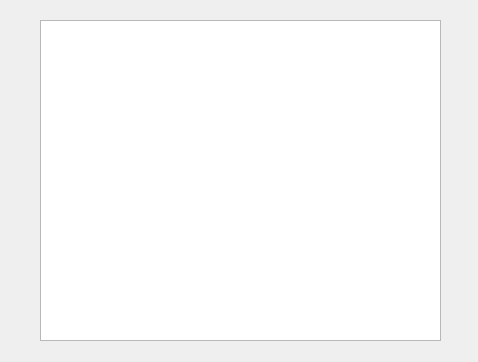
<?xml version="1.0" encoding="UTF-8"?>
<ui version="4.0">
 <class>Form</class>
 <widget class="QWidget" name="Form">
  <property name="geometry">
   <rect>
    <x>0</x>
    <y>0</y>
    <width>478</width>
    <height>362</height>
   </rect>
  </property>
  <property name="windowTitle">
   <string>DATA-VIEW</string>
  </property>
  <widget class="QGraphicsView" name="dataview">
   <property name="geometry">
    <rect>
     <x>40</x>
     <y>20</y>
     <width>401</width>
     <height>321</height>
    </rect>
   </property>
  </widget>
 </widget>
 <resources/>
 <connections/>
</ui>
